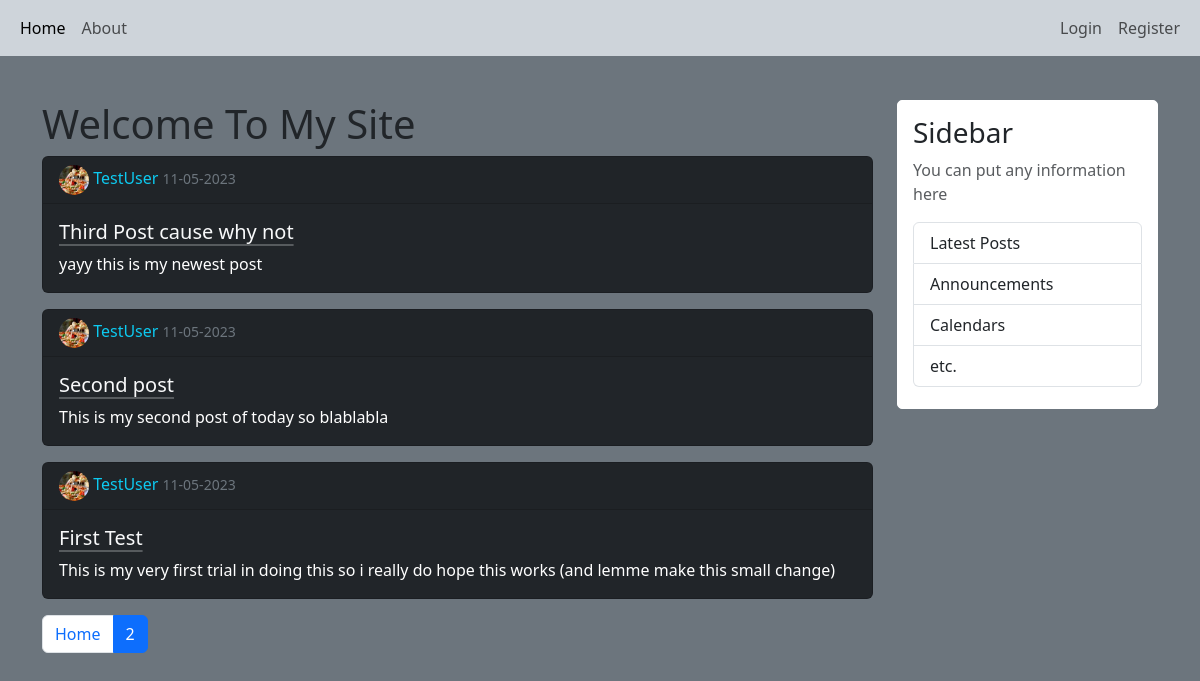
The page /home?page=2 on the database as committed earlier.
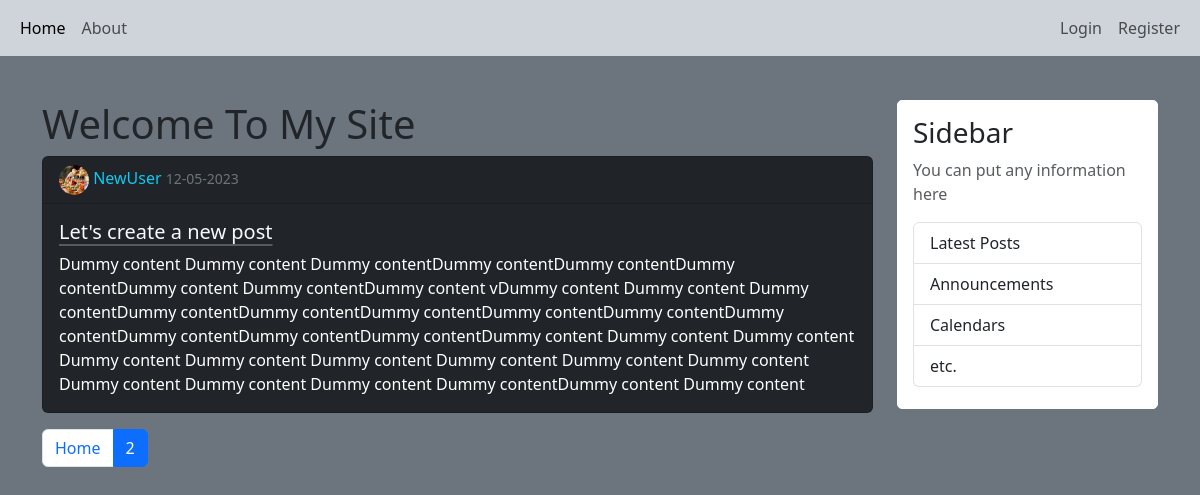
The same page on the database as committed later.
### flaskLearn/models.py (models this page shows, shortened)
class Post(db.Model):
    id = db.Column(db.Integer, primary_key = True)
    title = db.Column(db.String(100), nullable = False)
    date_posted = db.Column(db.DateTime(), nullable = False, default = datetime.utcnow)
    content = db.Column(db.Text, nullable = False)
    user_id = db.Column(db.Integer, db.ForeignKey('user.id'), nullable = False)

class User(db.Model, UserMixin):
    id = db.Column(db.Integer, primary_key = True)
    username = db.Column(db.String(20), unique = True, nullable = False)
    email = db.Column(db.String(120), unique = True, nullable = False)
    image_file = db.Column(db.String(20), nullable = False, default = 'default.jpg')
    password = db.Column(db.String(60), nullable = False)
    posts = db.relationship('Post', backref = 'author', lazy = True)

### flaskLearn/main/routes.py (the view)
@main.route('/')
@main.route('/home')
def home():
    page = request.args.get('page', default = 1, type = int)
    posts = Post.query.order_by(Post.date_posted.desc()).paginate(page = page, per_page = 12)
    return render_template('home.html', posts = posts, active = 'home')

### flaskLearn/templates/home.html
{% extends "layout.html" %}
{% block content %}
    <h1> Welcome To My Site</h1>
    {% for post in posts.items %}
        <div class="card text-bg-dark mb-3 col-md-12" >
            <div class="card-header">
                <img class = "rounded-circle article-img" src = "{{url_for('static', filename = 'profile_pics/' + post.author.image_file)}}">
                <a class = 'text-info mr-auto' style = "text-decoration : none;" href = "{{url_for('users.user_posts', username = post.author.username)}}"> {{post.author.username}} </a>
                <small class = 'text-secondary ml-auto'> {{post.date_posted.strftime('%d-%m-%Y')}} </small>
            </div>
            <div class="card-body">
              <h5 class="card-title">
                <a class = "link-light link-offset-2 link-underline-opacity-25 link-underline-opacity-75-hover" href = "{{url_for('posts.post', post_id = post.id)}}">
                {{post.title}}
                </a>
            </h5>
              <p class="card-text">{{post.content}}</p>
            </div>
        </div>
    {% endfor %}
    <nav aria-label="Page navigation">
        <ul class="pagination">
            {% for page_num in posts.iter_pages(left_edge = 1, right_edge = 1, left_current = 1, right_current = 2) %}
                {% if page_num %}
                    <li class = "page-item {% if page_num == posts.page %} active {% endif %}">
                        <a class = "page-link" href = "{{url_for('main.home', page = page_num)}}">{% if page_num == 1 %} Home {% else %} {{page_num}} {% endif %}</a>
                    </li>
                {% else %}
                <li class = "page-item {% if page_num == posts.page %} 'active' {% endif %}">
                    <a class = "page-link" href = "{{url_for('main.home', page = page_num)}}">...</a>
                </li>
                {% endif %}
            {% endfor %}
        </ul>
    </nav>
{% endblock %}

### flaskLearn/templates/layout.html (shortened to what this page needs)
<!DOCTYPE html>
<html lang="en">
<head>
    <link href="https://cdn.jsdelivr.net/npm/bootstrap@5.3.0-alpha3/dist/css/bootstrap.min.css" rel="stylesheet">
    <link rel="stylesheet" href="https://cdn.jsdelivr.net/npm/bootstrap-icons@1.3.0/font/bootstrap-icons.css">
    <link type = "text/css" rel = "stylesheet" href = "{{ url_for('static', filename = 'main.css')}}">
    <header class = "site-header">
      <nav class="navbar fixed-top navbar-expand-lg bg-dark-subtle" id = "nav-bar">
          <div class="container-fluid" id = "nav-bg">
            <div class="collapse navbar-collapse" id="navbarText">
              <ul class="navbar-nav me-auto mb-2 mb-lg-0">
                <li class="nav-item">
                  <a class="nav-link {% if active == 'home' %} active {% endif %}" aria-current="page" href="{{url_for('main.home')}}">Home</a>
                </li>
                <li class="nav-item">
                  <a class="nav-link {% if active == 'about' %} active {% endif %}" aria-current="page"" href="{{url_for('main.about')}}">About</a>
                </li>
              </ul>
              <ul class = "navbar-nav ml-auto mb-2 mb-lg-0">
                {% if current_user.is_authenticated == False %}
                  <li class = "nav-item ">
                      <a class = "nav-link" href = "{{url_for('users.login')}}">Login</a>
                  </li>
                  <li class = "nav-item">
                      <a class = "nav-link" href = "{{url_for('users.register')}}">Register</a    >
                  </li>
                {% endif %}
              </ul>
            </div>
          </div>
        </nav>
  </header>
</head>
<body class = "bg-secondary">
    <main role = "main" class = "container">
        <div class = "row">
            <div class = "col-md-9">
                {% block content%} {% endblock %}
            </div>
            <div class = "col-md-3">
                <div class = "content-section border border-white">
                    <h3>Sidebar</h3>
                    <p class = "text-muted">
                        You can put any information here
                        <ul class = "list-group">
                            <li class = "list-group-item"> Latest Posts </li>
                            <li class = "list-group-item"> Announcements </li>
                            <li class = "list-group-item"> Calendars </li>
                            <li class = "list-group-item"> etc. </li>
                        </ul>
                    </p>
                </div>
            </div>
        </div>
    </main>
</body>
</html>

### flaskLearn/static/main.css (style rules this page uses)
body { margin-top : 100px; }
main { margin-top: 30px; }
#nav-bar { background-color: rgba((37, 41, 88)); }
.content-section { padding : 15px 15px 5px 15px; background-color: white; border-radius: 5px; }
.article-img { height: 30px; width: 30px; object-fit: cover; }

Rows that differ between the two databases and show on the page:
no longer on this page (row edited): Post: image_file (picture), author.username "TestUser", date_posted "11-05-2023", title "Third Post cause why not", content "yayy this is my newest post"
no longer on this page (row edited): Post: image_file (picture), author.username "TestUser", date_posted "11-05-2023", title "Second post", content "This is my second post of today so blablabla"
removed Post: image_file (picture), author.username "TestUser", date_posted "11-05-2023", title "First Test", content "This is my very first trial in doing this so i really do hope this works (and lemme make this small change)"
added Post: image_file (picture), author.username "NewUser", date_posted "12-05-2023", title "Let's create a new post", content "Dummy content Dummy content Dummy contentDummy contentDummy contentDummy contentDummy content Dummy contentDummy content vDummy content Dummy content Dummy contentDummy contentDummy contentDummy contentDummy contentDummy contentDummy contentDummy contentDummy contentDummy contentDummy content Dummy content Dummy content Dummy content Dummy content Dummy content Dummy content Dummy content Dummy content Dummy content Dummy content Dummy content Dummy contentDummy content Dummy content"
